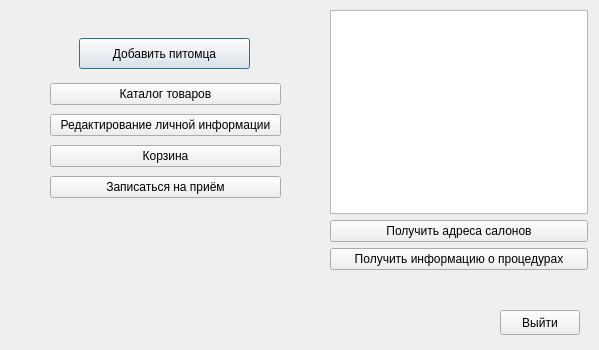
<?xml version="1.0" encoding="UTF-8"?>
<ui version="4.0">
 <class>ClientWindow</class>
 <widget class="QDialog" name="ClientWindow">
  <property name="geometry">
   <rect>
    <x>0</x>
    <y>0</y>
    <width>599</width>
    <height>350</height>
   </rect>
  </property>
  <property name="windowTitle">
   <string>Dialog</string>
  </property>
  <widget class="QPushButton" name="pushButton_Add_pet">
   <property name="geometry">
    <rect>
     <x>79</x>
     <y>38</y>
     <width>171</width>
     <height>31</height>
    </rect>
   </property>
   <property name="text">
    <string>Добавить питомца</string>
   </property>
  </widget>
  <widget class="QPushButton" name="pushButton_Exit">
   <property name="geometry">
    <rect>
     <x>500</x>
     <y>310</y>
     <width>80</width>
     <height>25</height>
    </rect>
   </property>
   <property name="text">
    <string>Выйти</string>
   </property>
  </widget>
  <widget class="QWidget" name="layoutWidget">
   <property name="geometry">
    <rect>
     <x>50</x>
     <y>80</y>
     <width>231</width>
     <height>123</height>
    </rect>
   </property>
   <layout class="QVBoxLayout" name="verticalLayout">
    <item>
     <widget class="QPushButton" name="pushButton_3">
      <property name="text">
       <string>Каталог товаров</string>
      </property>
     </widget>
    </item>
    <item>
     <widget class="QPushButton" name="pushButton_5">
      <property name="text">
       <string>Редактирование личной информации</string>
      </property>
     </widget>
    </item>
    <item>
     <widget class="QPushButton" name="pushButton_6">
      <property name="text">
       <string>Корзина</string>
      </property>
     </widget>
    </item>
    <item>
     <widget class="QPushButton" name="pushButton_priem">
      <property name="text">
       <string>Записаться на приём</string>
      </property>
     </widget>
    </item>
   </layout>
  </widget>
  <widget class="QWidget" name="layoutWidget">
   <property name="geometry">
    <rect>
     <x>330</x>
     <y>10</y>
     <width>258</width>
     <height>260</height>
    </rect>
   </property>
   <layout class="QVBoxLayout" name="verticalLayout_3">
    <item>
     <widget class="QTextBrowser" name="textBrowser"/>
    </item>
    <item>
     <layout class="QVBoxLayout" name="verticalLayout_2">
      <item>
       <widget class="QPushButton" name="push_get_Address">
        <property name="text">
         <string>Получить адреса салонов</string>
        </property>
       </widget>
      </item>
      <item>
       <widget class="QPushButton" name="push_get_info_procedure">
        <property name="text">
         <string>Получить информацию о процедурах</string>
        </property>
       </widget>
      </item>
     </layout>
    </item>
   </layout>
  </widget>
 </widget>
 <resources/>
 <connections/>
</ui>
